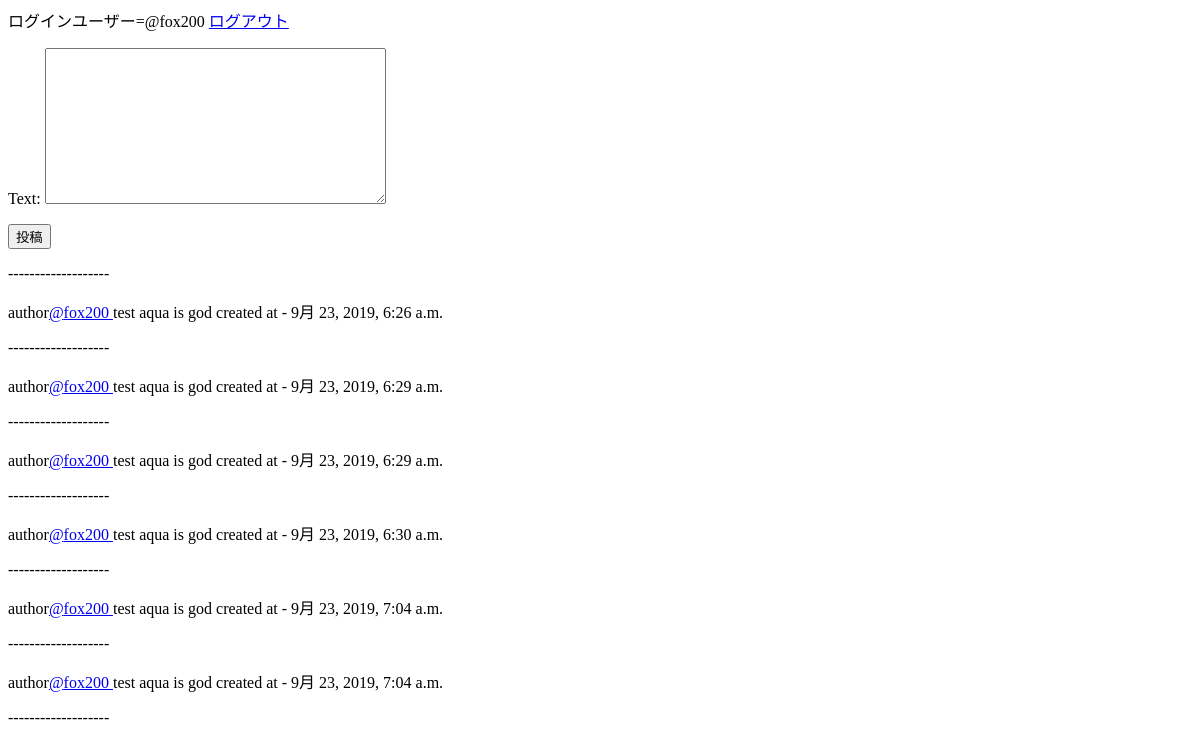
Before: /user/index/ (signed in) with the older database file.
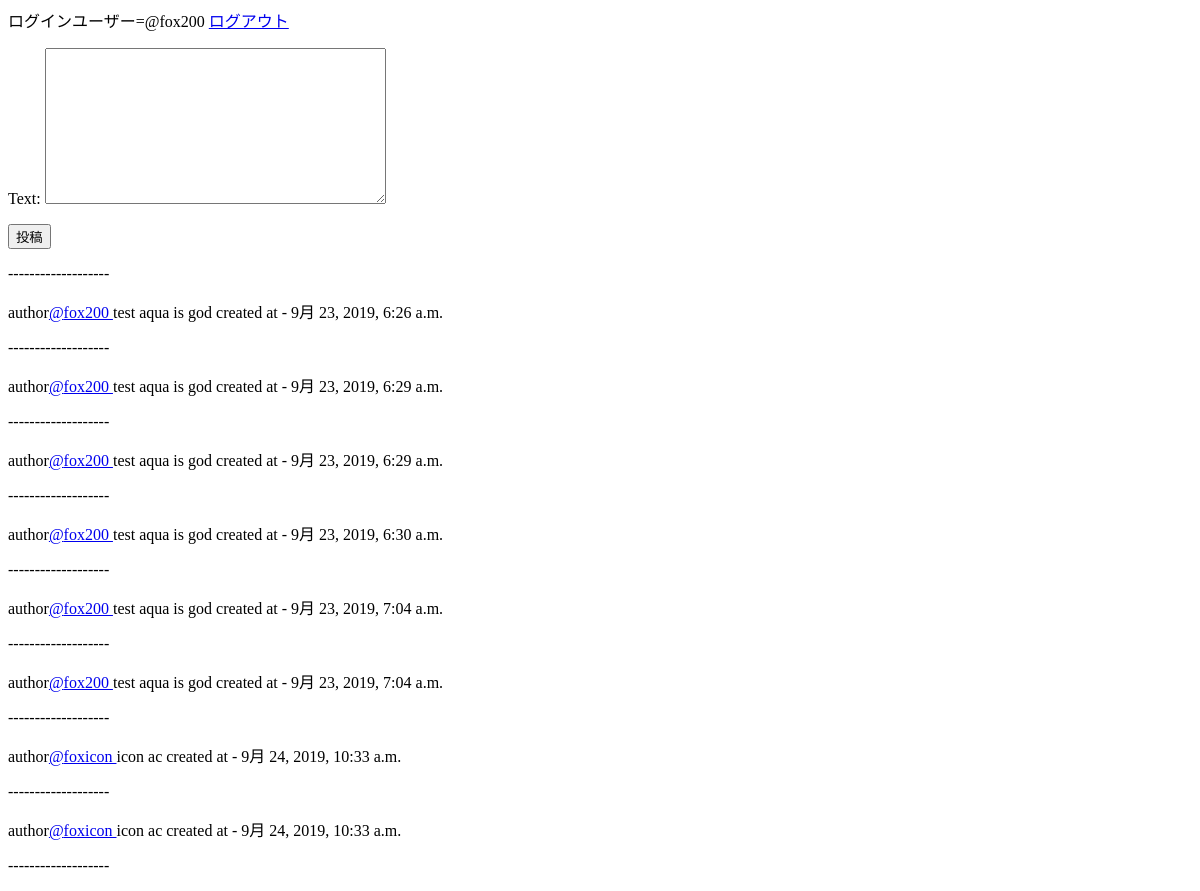
After: the same page with the newer database file.
### app/models.py (models this page shows)
class User(AbstractUser):
    TYPE_CHOICES = (('company','企業アカウント'),
                    ('general','一般アカウント'))
    acctype = models.CharField(choices=TYPE_CHOICES,max_length=100,default='general')
    acctext = models.TextField(blank=True,max_length=1000)
    icon = models.ImageField(
        upload_to='img',
        verbose_name='icon',
        blank=True,
    )

class Post(models.Model):
    author = models.ForeignKey(User, on_delete=models.CASCADE, editable=False)
    created_at = models.DateTimeField(auto_now=True)
    text = models.TextField(max_length=1000)

### app/views.py (the view)
# urls.py: path('index/', post_create, name='index'),#TimeLineAndPostView or post_create
@login_required
def post_create(request):
    if request.method == 'POST':
        author = Post(author=User.objects.get(pk=request.user.id))
        form = PostForm(request.POST or None, instance=author)
        form.save(commit=False)
        if form.is_valid():
            form.save()
            posts = Post.objects.all()#投稿内容が問題ない場合に投稿をユーザーに紐づけしつつDBに保存
            return render(request, 'index.html', {'form':form, 'posts': posts})#フォームの内容とリストビューに出すデータを渡す
        else:
            return HttpResponse('無効な値です')
    else:
        form = PostForm()
        posts = Post.objects.all()
    return render(request, 'index.html', {'form':form, 'posts': posts})

### app/forms.py
class PostForm(forms.ModelForm):
	class Meta:
		model = Post
		fields = ('text',)

### app/templates/index.html (shortened to what this page needs)
ログインユーザー=@{{ user.username }}
<a href="{% url 'logout' %}">ログアウト</a>
{% block content %}
<form method="POST">
    {{ form.as_p }}
    <button type="submit">投稿</button>
</form>
{% endblock content %}
<p>-------------------</p>
{% for post in posts %}
    author<a href="{% url 'detail' %}?userid={{post.author}}">@{{ post.author }} </a>
    {{ post.text }}
    created at - {{ post.created_at }}
    <p>-------------------</p>
{% endfor %}

Changed rows visible on the page:
added Post: author "foxicon", text "icon ac", created_at "9月 24, 2019, 10:33 a.m."
added Post: author "foxicon", text "icon ac", created_at "9月 24, 2019, 10:33 a.m."
